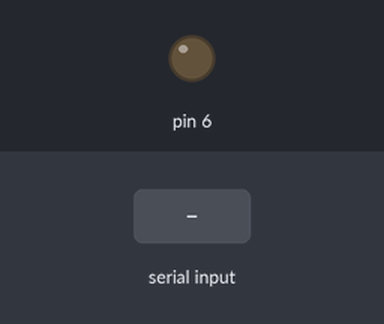
A sketch run on a simulated Arduino Uno, built with avr-gcc and run on an emulated ATmega328P. Parts: output pins drawn as LEDs (lit = HIGH). The test bench sets the inputs (shaded band). What the sketch prints to the serial monitor is not drawn.

Above: at 1.2 s.
1.3 s: "1\n" received over Serial
At 1.9 s:
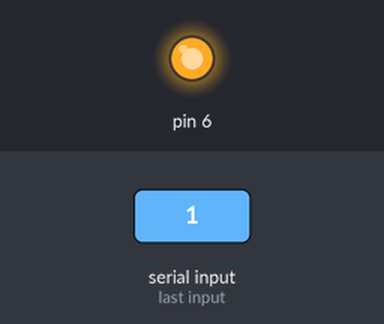
2.8 s: "2\n" received over Serial
At 4.2 s:
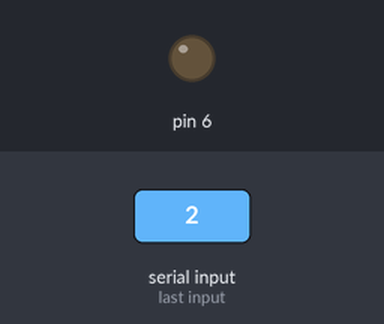
Timing chart, 0 to 5.8 s (numbered marks = the images above; inputs shaded):
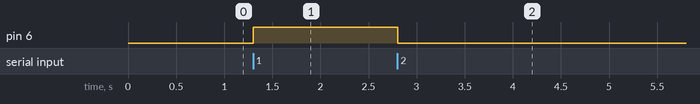

The sketch:

blinking.ino
```cpp
void setup() {
  pinMode(6, OUTPUT);
  digitalWrite(6, LOW);
  Serial.begin(9600);
}

void loop() {
  if (Serial.available()>0) {
//    char incomingByte = Serial.read();
    int mode = Serial.parseInt();
//    Serial.print("I received: ");
//    Serial.println(incomingByte);
//    if (incomingByte == '1') {
//      digitalWrite(LED_BUILTIN, HIGH);
//      Serial.write('2');
//    }
//    else if (incomingByte == '0') {
//      digitalWrite(LED_BUILTIN, LOW);
//    }

    switch(mode) {
      case 1:
        digitalWrite(6, HIGH);
        Serial.write(2);
        break;
      case 2:
        digitalWrite(6, LOW);
        break;
      default:
        break;
    }
  }
}
```

Measured:
- after the input at 1.3 s, pin 6: LOW → HIGH at once
- after the input at 2.8 s, pin 6: HIGH → LOW at once
